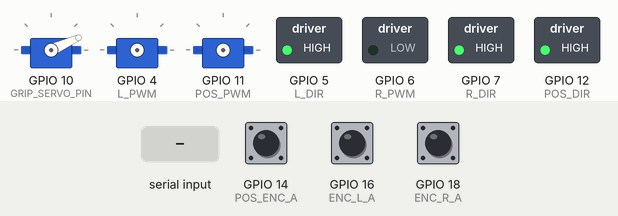
Simulated run of this sketch. Board: ESP32-S3. On the bench: 3 × servo, switched loads named in the sketch (green lamp = pin HIGH). Wiring (inferred from the names in the program): 2 × servo: signal GPIO 4 / signal GPIO 11. Inputs (shaded band) come from the test bench; at power-on: GPIO 14 (POS_ENC_A) HIGH, GPIO 16 (ENC_L_A) HIGH, GPIO 18 (ENC_R_A) HIGH. Servo pulses on a pin are drawn as a servo (544–2400 µs = 0–180°); pins used as bus, display or sensor lines are not drawn; what the sketch prints to the serial monitor is not drawn.

Above: at 1.7 s.
1.8 s: "P,45\n" received over Serial
3.3 s: "V,90,45\n" received over Serial
At 3.7 s:
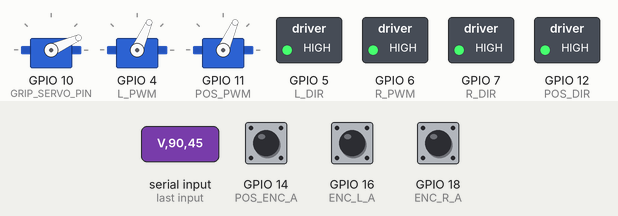
At 4.11 s:
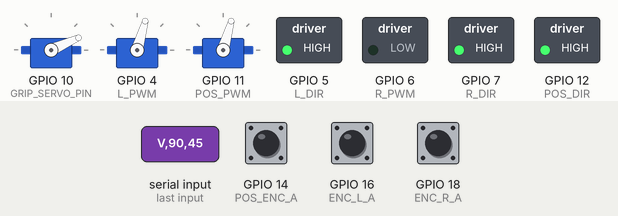
Timing chart, 0 to 6.3 s (numbered marks = the images above; inputs shaded):
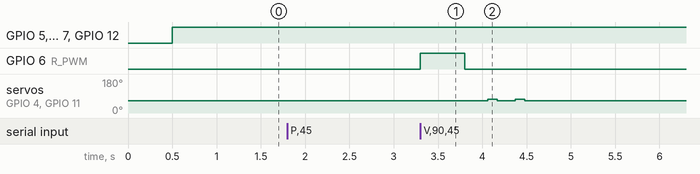

Measured:
- after the input at 3.3 s, GPIO 6 (R_PWM): LOW → HIGH at once, → LOW 0.50 s later; servo on GPIO 4 (L_PWM), servo on GPIO 11 (POS_PWM): alternates 74° for 0.11 s and 66° for 0.20 s, 4 changes in all, then stays 66°, starting after 0.76 s

The sketch:

main_n_arm.ino
```cpp
#include <Arduino.h>
#include <Wire.h>
#include "I2Cdev.h"
#include "MPU6050_6Axis_MotionApps20.h"

// =====================================================
// ===================== CONFIG ========================
// =====================================================

#define BAUD_RATE        115200
#define LOOP_TIME_MS     10
#define MAX_WHEEL_RAD_S  18.0f
#define SERIAL_TIMEOUT   500

// =====================================================
// ================= PIN DEFINITIONS ===================
// =====================================================

// I2C
#define I2C_SDA 8
#define I2C_SCL 9

// Drive Motors
#define L_PWM 4
#define L_DIR 5
#define R_PWM 6
#define R_DIR 7

// Drive Encoders
#define ENC_L_A 16
#define ENC_L_B 17
#define ENC_R_A 18
#define ENC_R_B 13

// =====================================================
// ================= GRIPPER SERVO =====================
// =====================================================

#define GRIP_SERVO_PIN       10
#define GRIP_SERVO_CHANNEL   3
#define GRIP_SERVO_FREQ      50
#define GRIP_SERVO_RES       16

#define SERVO_MIN_US   500
#define SERVO_MAX_US   2500
#define SERVO_MAX_DEG  270

#define GRIP_OPEN_ANGLE   40
#define GRIP_CLOSE_ANGLE  180

uint32_t gripMaxDuty;

// =====================================================
// ============ POSITION CONTROL MOTOR =================
// =====================================================

#define POS_PWM       11
#define POS_DIR       12
#define POS_ENC_A     14
#define POS_ENC_B     15

#define POS_PWM_FREQ     20000
#define POS_PWM_RES      8
#define POS_PWM_CHANNEL  4

#define KP 0.5f
#define MAX_PWM 255
#define POS_CONTROL_INTERVAL 5  // 200 Hz

volatile long pos_encoder_count = 0;
long pos_target = 0;
unsigned long lastPosControl = 0;

// =====================================================
// ===================== GLOBALS =======================
// =====================================================

MPU6050 mpu;

volatile long left_count = 0;
volatile long right_count = 0;

unsigned long lastLoop = 0;
unsigned long lastCommandTime = 0;

bool dmpReady = false;
uint16_t packetSize;
uint16_t fifoCount;
uint8_t fifoBuffer[64];

Quaternion q;
VectorFloat gravity;
float ypr[3];

float yaw_offset = 0;
bool yaw_initialized = false;

#define SERIAL_BUFFER 64
char inputBuffer[SERIAL_BUFFER];
uint8_t inputIndex = 0;

#define PWM_FREQ 20000
#define PWM_RES  8

// =====================================================
// ================= MOTOR FUNCTIONS ===================
// =====================================================

void setMotor(int dirPin, int pwmPin, int speed)
{
  speed = constrain(speed, -255, 255);

  if (speed >= 0) {
    digitalWrite(dirPin, HIGH);
    ledcWrite(pwmPin, speed);
  } else {
    digitalWrite(dirPin, LOW);
    ledcWrite(pwmPin, -speed);
  }
}

// Position motor drive
void setPosMotor(int speed)
{
  speed = constrain(speed, -MAX_PWM, MAX_PWM);

  if (speed >= 0) {
    digitalWrite(POS_DIR, HIGH);
    ledcWrite(POS_PWM_CHANNEL, speed);
  } else {
    digitalWrite(POS_DIR, LOW);
    ledcWrite(POS_PWM_CHANNEL, -speed);
  }
}

// =====================================================
// ================= GRIPPER ===========================
// =====================================================

void setGripperAngle(float angle)
{
  if (angle < 0) angle = 0;
  if (angle > SERVO_MAX_DEG) angle = SERVO_MAX_DEG;

  float pulseWidth = SERVO_MIN_US +
                     (angle / SERVO_MAX_DEG) *
                     (SERVO_MAX_US - SERVO_MIN_US);

  float period_us = 1000000.0 / GRIP_SERVO_FREQ;

  uint32_t duty = (pulseWidth / period_us) * gripMaxDuty;

  ledcWrite(GRIP_SERVO_CHANNEL, duty);
}

void openGripper() { setGripperAngle(GRIP_OPEN_ANGLE); }
void closeGripper() { setGripperAngle(GRIP_CLOSE_ANGLE); }

// =====================================================
// ================= ENCODER ISRs ======================
// =====================================================

void IRAM_ATTR leftISR() {
  if (digitalRead(ENC_L_B)) left_count++;
  else left_count--;
}

void IRAM_ATTR rightISR() {
  if (digitalRead(ENC_R_B)) right_count++;
  else right_count--;
}

void IRAM_ATTR posEncoderISR() {
  if (digitalRead(POS_ENC_B)) pos_encoder_count++;
  else pos_encoder_count--;
}

// =====================================================
// ================= SERIAL PARSER =====================
// =====================================================

void processCommand(char* cmd)
{
  // Drive velocity
  if (cmd[0] == 'V' && cmd[1] == ',') {

    float wl = 0.0f, wr = 0.0f;
    sscanf(cmd, "V,%f,%f", &wl, &wr);

    float norm_l = constrain(wl / MAX_WHEEL_RAD_S, -1.0f, 1.0f);
    float norm_r = constrain(wr / MAX_WHEEL_RAD_S, -1.0f, 1.0f);

    setMotor(L_DIR, L_PWM, norm_l * 255);
    setMotor(R_DIR, R_PWM, norm_r * 255);

    lastCommandTime = millis();
  }

  // Gripper
  if (cmd[0] == 'G' && cmd[1] == ',') {
    if (cmd[2] == 'O') openGripper();
    if (cmd[2] == 'C') closeGripper();
  }

  // Position motor
  if (cmd[0] == 'P' && cmd[1] == ',') {
    pos_target = atol(&cmd[2]);
    Serial.print("New Position Target: ");
    Serial.println(pos_target);
  }
}

void readSerialNonBlocking()
{
  while (Serial.available()) {
    char c = Serial.read();

    if (c == '\n') {
      inputBuffer[inputIndex] = '\0';
      processCommand(inputBuffer);
      inputIndex = 0;
    }
    else if (inputIndex < SERIAL_BUFFER - 1) {
      inputBuffer[inputIndex++] = c;
    }
  }
}

// =====================================================
// ===================== SETUP =========================
// =====================================================

void setup()
{
  Serial.begin(BAUD_RATE);

  // I2C
  Wire.begin(I2C_SDA, I2C_SCL);
  mpu.initialize();

  if (mpu.dmpInitialize() == 0) {
    mpu.setDMPEnabled(true);
    packetSize = mpu.dmpGetFIFOPacketSize();
    dmpReady = true;
  }

  // Drive Motors
  pinMode(L_DIR, OUTPUT);
  pinMode(R_DIR, OUTPUT);
  ledcAttach(L_PWM, PWM_FREQ, PWM_RES);
  ledcAttach(R_PWM, PWM_FREQ, PWM_RES);

  // Drive Encoders
  pinMode(ENC_L_A, INPUT_PULLUP);
  pinMode(ENC_L_B, INPUT_PULLUP);
  pinMode(ENC_R_A, INPUT_PULLUP);
  pinMode(ENC_R_B, INPUT_PULLUP);
  attachInterrupt(digitalPinToInterrupt(ENC_L_A), leftISR, RISING);
  attachInterrupt(digitalPinToInterrupt(ENC_R_A), rightISR, RISING);

  // Gripper
  ledcSetup(GRIP_SERVO_CHANNEL, GRIP_SERVO_FREQ, GRIP_SERVO_RES);
  ledcAttachPin(GRIP_SERVO_PIN, GRIP_SERVO_CHANNEL);
  gripMaxDuty = (1 << GRIP_SERVO_RES) - 1;
  openGripper();

  // Position Motor
  pinMode(POS_DIR, OUTPUT);
  ledcSetup(POS_PWM_CHANNEL, POS_PWM_FREQ, POS_PWM_RES);
  ledcAttachPin(POS_PWM, POS_PWM_CHANNEL);

  pinMode(POS_ENC_A, INPUT_PULLUP);
  pinMode(POS_ENC_B, INPUT_PULLUP);
  attachInterrupt(digitalPinToInterrupt(POS_ENC_A), posEncoderISR, RISING);

  Serial.println("SYSTEM READY");
}

// =====================================================
// ===================== LOOP ==========================
// =====================================================

void loop()
{
  readSerialNonBlocking();

  // Safety stop drive motors
  if (millis() - lastCommandTime > SERIAL_TIMEOUT) {
    setMotor(L_DIR, L_PWM, 0);
    setMotor(R_DIR, R_PWM, 0);
  }

  // ================= POSITION CONTROL =================
  if (millis() - lastPosControl >= POS_CONTROL_INTERVAL)
  {
    long current;

    noInterrupts();
    current = pos_encoder_count;
    interrupts();

    long error = pos_target - current;

    int pwm = KP * error;

    if (abs(error) < 5) pwm = 0;

    setPosMotor(pwm);

    lastPosControl = millis();
  }

  // ================= TELEMETRY =================
  if (millis() - lastLoop >= LOOP_TIME_MS)
  {
    long l, r;
    noInterrupts();
    l = left_count;
    r = right_count;
    interrupts();

    Serial.print("D,");
    Serial.print(l);
    Serial.print(",");
    Serial.print(r);
    Serial.print(",");
    Serial.println(pos_encoder_count);

    lastLoop = millis();
  }
}
```
